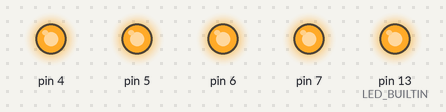
Recording of a sketch running on a simulated Arduino Uno, built with avr-gcc and run on an emulated ATmega328P. Parts: output pins drawn as LEDs (lit = HIGH).

Above: at 29.0 s.
At 58.5 s:
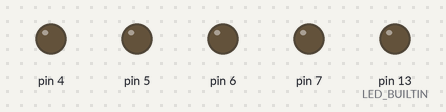
Timing chart, 0 to 76.7 s (numbered marks = the images above):
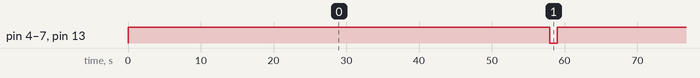

Measured:
- by itself, pin 4–7, pin 13 (LED_BUILTIN): alternates HIGH for 58.0 s and LOW for 1.0 s

The sketch:

elf_vector.ino
```cpp
void setup() {
  // put your setup code here, to run once:
  pinMode(4,OUTPUT);
  pinMode(5,OUTPUT);
  pinMode(6,OUTPUT);
  pinMode(7,OUTPUT);
  pinMode(LED_BUILTIN, OUTPUT);
}

void loop() {
  // put your main code here, to run repeatedly:
  digitalWrite(4,HIGH);
  digitalWrite(5,HIGH);
  digitalWrite(6,HIGH);
  digitalWrite(7,HIGH);
  digitalWrite(LED_BUILTIN, HIGH);
  delay(58000);

  digitalWrite(4,LOW);
  digitalWrite(5,LOW);
  digitalWrite(6,LOW);
  digitalWrite(7,LOW);
  digitalWrite(LED_BUILTIN, LOW);
  delay(1000);
}
```
